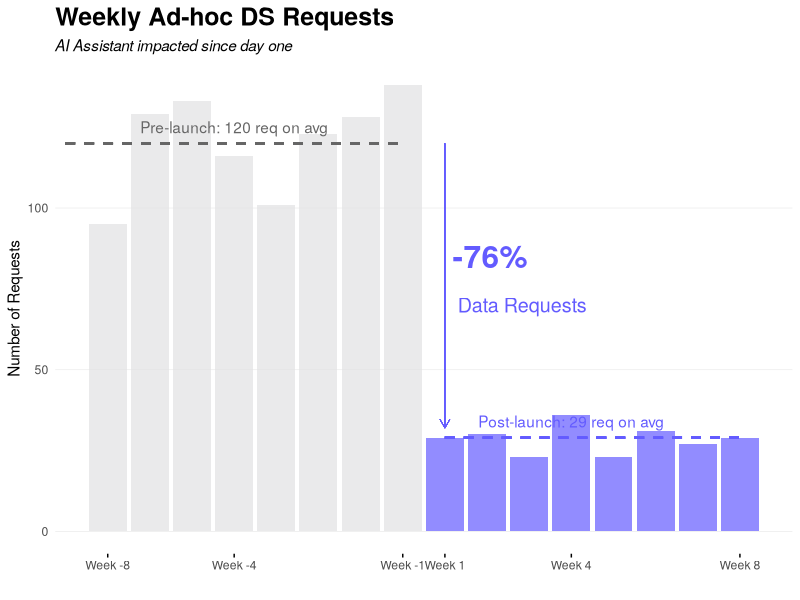
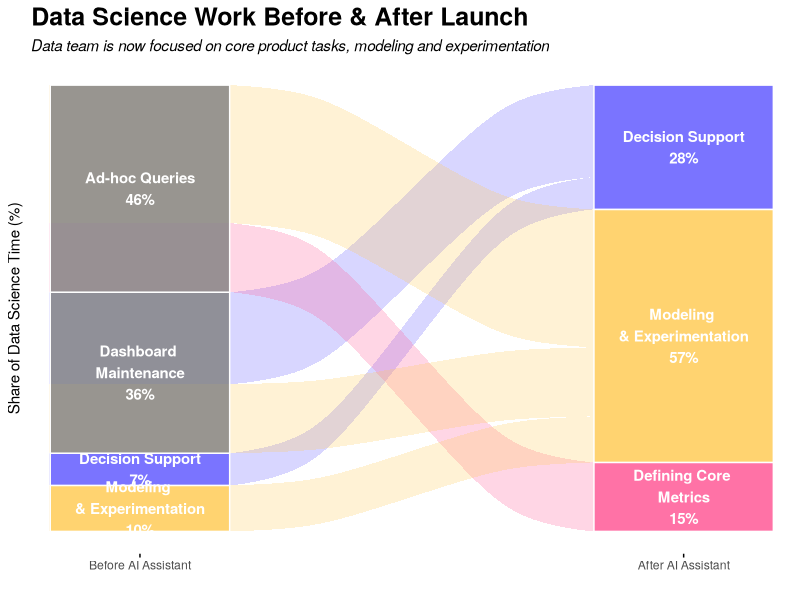
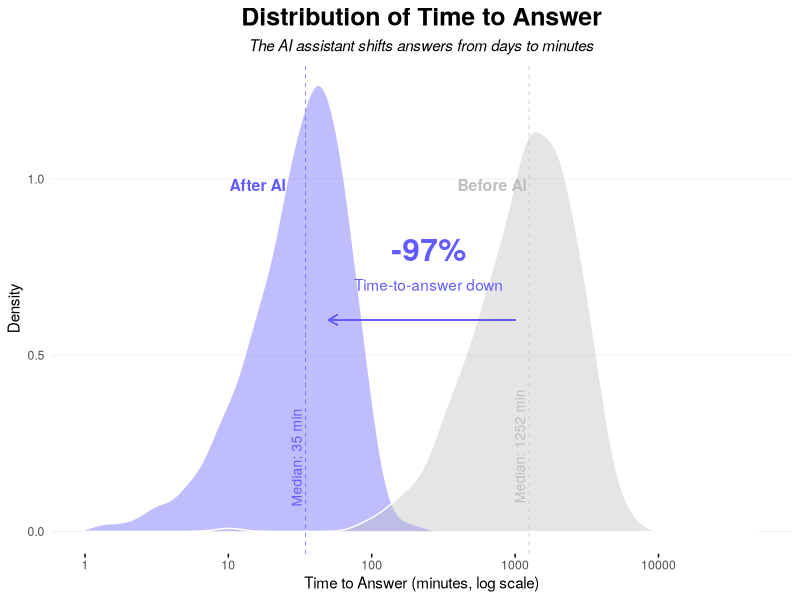
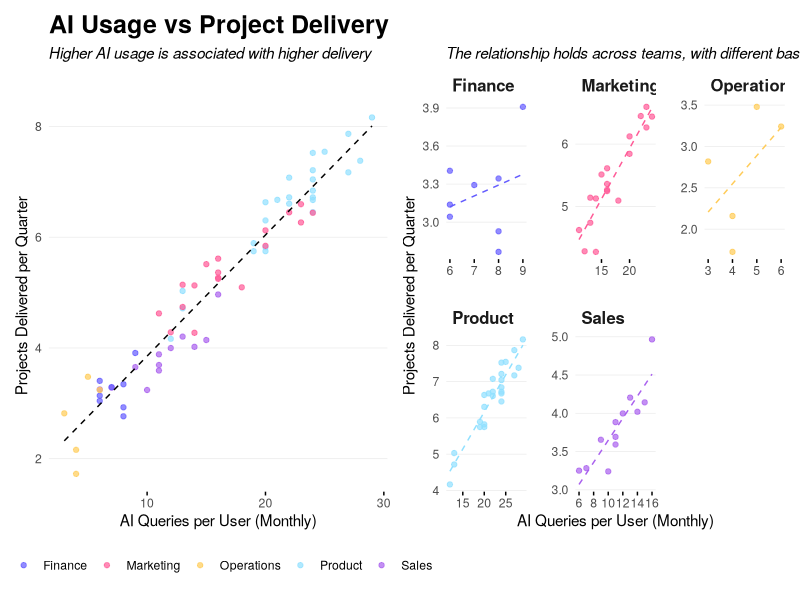
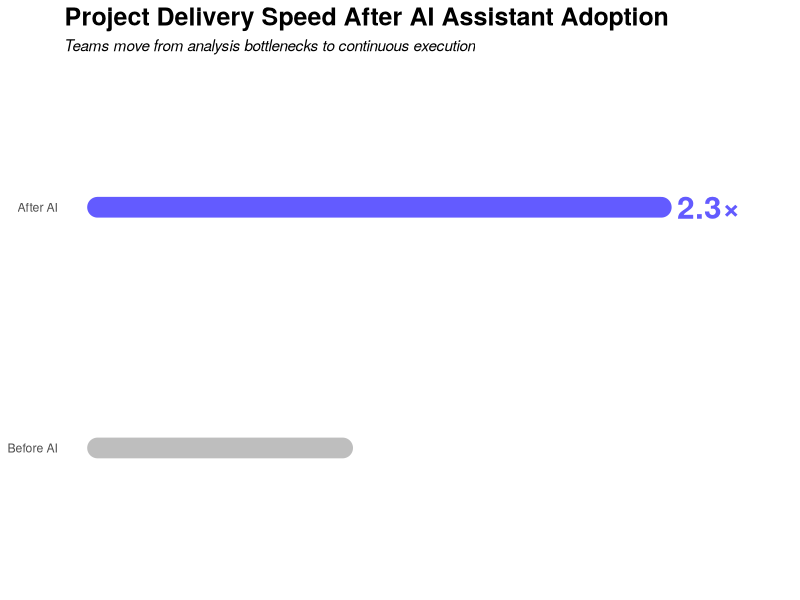

The R script that drew these images, in order:
## ---- chunk 1
library(tidyverse)
library(ggalluvial)
library(patchwork)

# Dataviz set up
# Create a vector of report colors (based on the website colors)
report_colors <- c("#635bff", "#ff5996", "#ffcb57", "#90e0ff", "#a960ee",  "#ff333d")
ai_palette <- report_colors
report_colors <- rep(report_colors, 10)
main_color <- "#635bff"
secondary_color <- "#ff5996"


# Define colour and fill scales 
scale_colour_discrete <- function(...) scale_colour_manual(values = report_colors)
scale_fill_discrete <- function(...) scale_fill_manual(values = report_colors)

report_font_family <- "Helvetica Neue"

# Define report ggplot theme
report_ggplot_theme <- function() {

  theme_minimal() +
    
  theme(
    # Panel
    panel.grid.minor = element_blank(),
    panel.grid.major.x = element_blank(),
    panel.grid.major = element_line(linewidth = 0.25),
    panel.spacing = unit(1.25, "lines"),
    panel.background = element_blank(),
    plot.background = element_rect(fill='#ffffff', color = '#ffffff'),
    
    text = element_text(family = report_font_family),
    
    # Axis
    axis.title = element_text(family = report_font_family),
    axis.text = element_text(family = report_font_family),
    axis.ticks.x = element_line(),
    
    # Legend
    legend.position = 'bottom',
    
    # Facets
    strip.text = element_text(family = report_font_family, 
                              face = "bold", hjust = 0, size = 12),
    # Title
    plot.title = element_text(family = report_font_family,
                             face = "bold", hjust = 0, size = 18),
    plot.subtitle = element_text(family = report_font_family, face = "italic")
 )
}

update_geom_defaults("text", list(family = report_font_family))
update_geom_defaults("label", list(family = report_font_family))

# Set report ggplot theme
theme_set(report_ggplot_theme())
## ---- chunk 2
requests_ww <- data.frame(
  week = 1:16,
  period = rep(c("Pre-launch", "Post-launch"), each = 8),
  requests = c(
    95, 129, 133, 116, 101, 123, 128, 138,  # pre
    29, 30, 23, 36, 23, 31, 27, 29    # post
  )
)

ggplot(requests_ww, aes(x = week, y = requests, fill = period)) +
  geom_col(alpha = 0.7) +
  scale_fill_manual(values = c(main_color, '#e1e1e2')) +
  geom_segment(x = 0, y = 120, xend = 8, yend = 120,
               linetype="dashed", size=0.8, color = 'grey40') +
  annotate("text", x=4, y=125, label="Pre-launch: 120 req on avg", 
           hjust=0.5, color = 'grey40') +
  geom_segment(x = 9, y = 29, xend = 16, yend = 29, 
               linetype="dashed", size=0.8, color = main_color) +
  annotate("text", x=12, y=34, label="Post-launch: 29 req on avg", 
           hjust=0.5, color = main_color) +
  geom_segment(x = 9, y = 120, xend = 9, yend = 32, 
               size=0.2, color = main_color, arrow = arrow(length = unit(0.1, "inches"))) +
  annotate("text", x=9, y=85, label="-76%", 
           hjust=-0.1, color = main_color, size = 8, fontface = "bold") +
  annotate("text", x=9, y=70, label="Data Requests", 
           hjust=-0.1, color = main_color, size = 5) +
  scale_x_continuous(labels = paste('Week', c(-8, -4, -1, 1, 4, 8)), 
                     breaks = c(1,4,8,9,12,16)) +
  theme(legend.position = 'none') +
  labs(
    title = "Weekly Ad-hoc DS Requests",
    subtitle = "AI Assistant impacted since day one",
    x = "",
    y = "Number of Requests"
  )  
## ---- chunk 3
ds_flow <- data.frame(
  before = c(
    "Ad-hoc Queries",
    "Ad-hoc Queries",
    "Dashboard \nMaintenance",
    "Dashboard \nMaintenance",
    "Modeling \n& Experimentation",
    "Decision Support"
  ),
  after = c(
    "Defining Core \nMetrics",
    "Modeling \n& Experimentation",
    "Modeling \n& Experimentation",
    "Decision Support",
    "Modeling \n& Experimentation",
    "Decision Support"
  ),
  pct_time = c(15, 30, 15, 20, 10, 7)
)

ggplot(ds_flow,
       aes(axis1 = before,
           axis2 = after,
           y = pct_time)) +
  geom_alluvium(alpha = 0.25, aes(fill = after)) +
  geom_stratum(width = 0.33, alpha=0.8, aes(fill = after), color = 'white') +
  geom_text(stat = "stratum",
            aes(label = paste0(after_stat(stratum), '\n',
                              round(after_stat(..prop..)*100), '%')), color = 'white', 
                fontface = 'bold',
                fontfamily = report_font_family,
            size = 3.8) +
  scale_x_discrete(limits = c("Before AI Assistant", "After AI Assistant"),
                   expand = c(.1, .1)) +
  labs(
    title = "Data Science Work Before & After Launch",
    subtitle = "Data team is now focused on core product tasks, modeling and experimentation",
    y = "Share of Data Science Time (%)",
    x = ""
  ) +
  theme(
    panel.grid = element_blank(),
    axis.text.y = element_blank(),
    axis.ticks = element_blank(),
    panel.grid.major = element_blank(),
    legend.position = 'none'
  )
## ---- chunk 4
set.seed(42)

tta_dist <- data.frame(
  time = c(
    rgamma(500, shape = 2, scale = 800),  # DS team
    rgamma(500, shape = 2, scale = 20)    # Assistant
  ),
  channel = rep(c("DS Team", "AI Assistant"), each = 500)
)

medians <- aggregate(time ~ channel, tta_dist, median)

ggplot(tta_dist, aes(x = time, fill = channel)) +
  geom_density(alpha = 0.4, color = "white") +
  
  # Median lines
  geom_vline(
    data = medians,
    aes(xintercept = time, color = channel),
    size = 0.25,
    lty = 'dashed'
  ) +
  
  # Median value annotations
  geom_text(
    data = medians,
    aes(
      x = time,
      y = 0.015,
      label = paste0("Median: ", round(time), " min"),
      color = channel,
      fontfamily = report_font_family
    ),
    angle = 90,
    vjust = -0.4,
    hjust = -0.2,
    size = 3.5,
    show.legend = FALSE
  ) +
  
  # Distribution annotations
  annotate(
    "text",
    x = 1200,
    y = 1,
    label = "Before AI",
    color = "grey",
    fontfamily = report_font_family,
    fontface = 'bold',
    size = 4,
    hjust = 1,
    vjust = 1
  ) +
  annotate(
    "text",
    x = 25,
    y = 1,
    label = "After AI",
    color = main_color,
    fontfamily = report_font_family,
    fontface = 'bold',
    size = 4,
    hjust = 1,
    vjust = 1
  ) +
  geom_segment(x = log10(1000), y = 0.6, xend = log10(50), yend = 0.6, 
               size = 0.25, color = main_color, 
               arrow = arrow(length = unit(0.1, "inches"))) +
  annotate("text", x=250, y=0.8, label="-97%", 
           hjust=0.5, color = main_color, size = 8, fontface = "bold") +
  annotate("text", x=250, y=0.7, label="Time-to-answer down", 
           hjust=0.5, color = main_color) +
  scale_x_log10(limits = c(1, 50000)) +
  scale_fill_manual(values = c(main_color, "grey")) +
  scale_color_manual(values = c(main_color, "grey")) +
  labs(
    title = "Distribution of Time to Answer",
    subtitle = "The AI assistant shifts answers from days to minutes",
    x = "Time to Answer (minutes, log scale)",
    y = "Density"
  ) +
  theme(
    plot.title = element_text(hjust = 0.5),
    plot.subtitle = element_text(hjust = 0.5),
    legend.position = "none"
  )
## ---- chunk 5
set.seed(777)

scatter_real <- data.frame(
  ai_usage = c(
    rpois(25, 22),   # Product
    rpois(18, 17),   # Marketing
    rpois(12, 12),   # Sales
    rpois(8, 8),     # Finance
    rpois(5, 4)      # Operations
  ),
  department = c(
    rep("Product", 25),
    rep("Marketing", 18),
    rep("Sales", 12),
    rep("Finance", 8),
    rep("Operations", 5)
  )
)

scatter_real$projects_delivered <- with(scatter_real,
  1.5 +
    0.18 * ai_usage +
    ifelse(department == "Product", 1.2,
    ifelse(department == "Marketing", 0.8,
    ifelse(department == "Sales", 0.4,
    ifelse(department == "Finance", 0.2, 0)))) +
    rnorm(nrow(scatter_real), 0, 0.4)
)

p0 <- ggplot(
  scatter_real,
  aes(x = ai_usage,
      y = projects_delivered,
      color = department)
) +
  geom_point(alpha = 0.7) +
  geom_smooth(
    aes(group = 1),
    method = "lm",
    se = FALSE,
    color = "black",
    linetype = "dashed",
    size = 0.5
  ) +
  labs(
    title = "AI Usage vs Project Delivery",
    subtitle = "Higher AI usage is associated with higher delivery",
    x = "AI Queries per User (Monthly)",
    y = "Projects Delivered per Quarter",
    color = ""
  )

p1 <- ggplot(
  scatter_real,
  aes(x = ai_usage,
      y = projects_delivered,
      color = department)
) +
  geom_point(alpha = 0.7) +
  geom_smooth(
    aes(group = department, color = department),
    method = "lm",
    se = FALSE,
    linetype = "dashed",
    size = 0.5
  ) +
  facet_wrap("department", scales = "free") +
  theme(legend.position = "none") +
  labs(
    #title = "AI Usage vs Delivery, by Department",
    subtitle = "The relationship holds across teams, with different baselines",
    x = "AI Queries per User (Monthly)",
    y = "Projects Delivered per Quarter"
  )

p0 + p1
## ---- chunk 6
delivery_speed <- data.frame(
  Segment = factor(
    c("Before AI", "After AI"),
    levels = c("Before AI", "After AI")
  ),
  SpeedIndex = c(1.0, 2.3),
  Highlight = c("Baseline", "AI")
)

ggplot(delivery_speed, aes(x = 0, y = Segment, color = Highlight)) +
  geom_segment(
    lineend = "round",
    linewidth = 7,
    aes(xend = SpeedIndex, yend = Segment)
  ) +
  geom_text(
    data = subset(delivery_speed, Highlight == "AI"),
    aes(label = "2.3×", y = Segment, x = SpeedIndex),
    size = 8,
    hjust = -0.25,
    color = main_color,
    fontface = "bold",
    family = report_font_family
  ) +
  scale_color_manual(
    values = c(
      "Baseline" = "grey",
      "AI" = main_color
    )
  ) +
  scale_x_continuous(
    limits = c(0, 2.7),
    breaks = NULL
  ) +
  labs(
    title = "Project Delivery Speed After AI Assistant Adoption",
    subtitle = "Teams move from analysis bottlenecks to continuous execution",
    x = NULL,
    y = NULL
  ) +
  theme(
    legend.position = "none",
    panel.grid.major = element_blank(),
    panel.grid.minor = element_blank(),
    axis.text.x = element_blank()
  )
